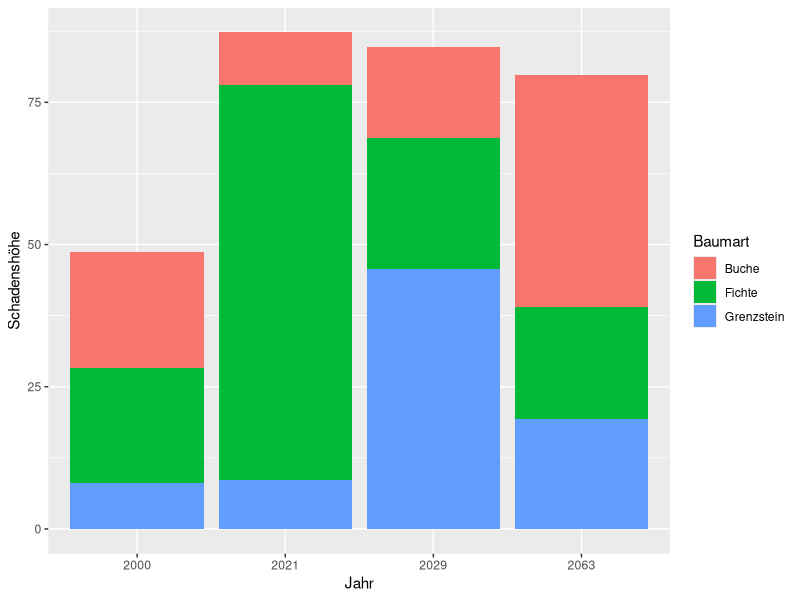

Reproduce this figure in R.
#!/usr/bin/env Rscript

library(ggplot2)

# raw csv data
"SaSa eaten data RAW"
sasa_eaten_data_raw <- read.csv2("sasa_eaten.csv", sep=",", dec=".")
sr <- sasa_eaten_data_raw

# sas raw data internal labled
"internal labeling"
srl <- data.frame(year=sr$Jahr,treekind=sr$Baumart,demage=sr$Fraß)
str(srl)


# raw typing
"SaSa eaten data after Typing"
sasa_eaten_data_typed <- data.frame(year=as.factor(srl$year),treekind=srl$treekind,demage=srl$demage)
st <- sasa_eaten_data_typed
str(st)
#st


"SaSa Eaten Data Synthetic"
syn_year <- c(rep("2000" , 3) , rep("2021" , 3) , rep("2029" , 3) , rep("2063" , 3) )
syn_year <- rep(syn_year, 2)
syn_treekind <- rep(c("Buche" , "Fichte" , "Grenzstein") , 4)
syn_treekind <- rep(syn_treekind, 2)
syn_demage <- abs(rnorm(12 , 0 , 15))
syn_demage <- rep(syn_demage, 2)
synthetic <- data.frame(year=syn_year,treekind=syn_treekind,demage=syn_demage)
str(synthetic)
#sasa_eaten_data_synthetic

# selection
#sd <- st
sd <- synthetic

# relabel only
sl <- data.frame(Jahr=sd$year, Baumart=sd$treekind, Schadenshöhe=sd$demage)
str(sl)

# Stacked
p <- ggplot(sl, aes(x=Jahr, fill=Baumart, y=Schadenshöhe)) +
    geom_bar(position="stack", stat="identity")
    #geom_col(position="dodge")
    #geom_col()
ggsave("out.png", plot = p, dpi=100)
